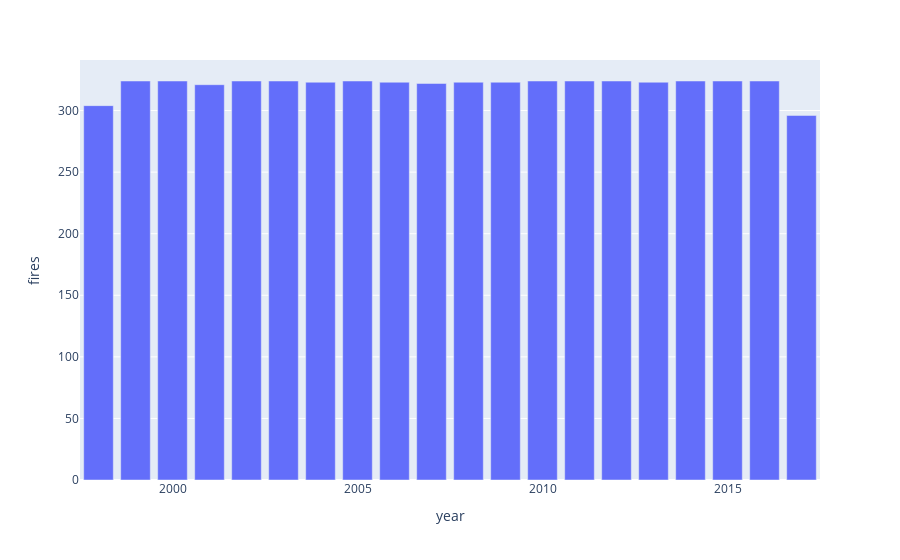

Notebook code cell kept with this figure:
### Markdown cell above
## 14/17. Fires by year

### Code cell
fires_by_year = df.groupby('year').count().reset_index()[['year', 'month']].rename(columns={'month': 'fires'}).sort_values('fires', ascending=False)
px.bar(fires_by_year, x='year', y='fires')

### Figure 1 — Plotly figure (JSON) as saved in the notebook; plotly's stock layout.template omitted (floating-point values rounded to 4 significant figures)
{"data": [{"alignmentgroup": "True", "hovertemplate": "year=%{x}<br>fires=%{y}<extra></extra>", "legendgroup": "", "marker": {"color": "#636efa", "pattern": {"shape": ""}}, "name": "", "offsetgroup": "", "orientation": "v", "showlegend": false, "textposition": "auto", "type": "bar", "x": [2015, 2010, 2000, 2014, 2002, 2003, 2005, 2012, 2016, 1999, 2011, 2013, 2008, 2009, 2006, 2004, 2007, 2001, 1998, 2017], "xaxis": "x", "y": [324, 324, 324, 324, 324, 324, 324, 324, 324, 324, 324, 323, 323, 323, 323, 323, 322, 321, 304, 296], "yaxis": "y"}], "layout": {"barmode": "relative", "legend": {"tracegroupgap": 0}, "margin": {"t": 60}, "xaxis": {"anchor": "y", "domain": [0, 1], "title": {"text": "year"}}, "yaxis": {"anchor": "x", "domain": [0, 1], "title": {"text": "fires"}}}}
